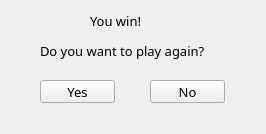
<?xml version="1.0" encoding="UTF-8"?>
<ui version="4.0">
 <class>IfWinWidget</class>
 <widget class="QWidget" name="IfWinWidget">
  <property name="geometry">
   <rect>
    <x>0</x>
    <y>0</y>
    <width>266</width>
    <height>134</height>
   </rect>
  </property>
  <property name="windowTitle">
   <string>You win!</string>
  </property>
  <widget class="QPushButton" name="yes">
   <property name="geometry">
    <rect>
     <x>40</x>
     <y>80</y>
     <width>75</width>
     <height>23</height>
    </rect>
   </property>
   <property name="font">
    <font>
     <family>Broadway</family>
     <pointsize>10</pointsize>
    </font>
   </property>
   <property name="text">
    <string>Yes</string>
   </property>
  </widget>
  <widget class="QPushButton" name="no">
   <property name="geometry">
    <rect>
     <x>150</x>
     <y>80</y>
     <width>75</width>
     <height>23</height>
    </rect>
   </property>
   <property name="font">
    <font>
     <family>Broadway</family>
     <pointsize>10</pointsize>
    </font>
   </property>
   <property name="text">
    <string>No</string>
   </property>
  </widget>
  <widget class="QLabel" name="label">
   <property name="geometry">
    <rect>
     <x>90</x>
     <y>10</y>
     <width>71</width>
     <height>21</height>
    </rect>
   </property>
   <property name="font">
    <font>
     <family>Broadway</family>
     <pointsize>10</pointsize>
    </font>
   </property>
   <property name="text">
    <string>You win!</string>
   </property>
  </widget>
  <widget class="QLabel" name="label_2">
   <property name="geometry">
    <rect>
     <x>40</x>
     <y>40</y>
     <width>191</width>
     <height>21</height>
    </rect>
   </property>
   <property name="font">
    <font>
     <family>Broadway</family>
     <pointsize>10</pointsize>
    </font>
   </property>
   <property name="text">
    <string>Do you want to play again?</string>
   </property>
  </widget>
 </widget>
 <resources/>
 <connections>
  <connection>
   <sender>yes</sender>
   <signal>clicked()</signal>
   <receiver>IfWinWidget</receiver>
   <slot>close()</slot>
   <hints>
    <hint type="sourcelabel">
     <x>77</x>
     <y>91</y>
    </hint>
    <hint type="destinationlabel">
     <x>132</x>
     <y>66</y>
    </hint>
   </hints>
  </connection>
  <connection>
   <sender>no</sender>
   <signal>clicked()</signal>
   <receiver>IfWinWidget</receiver>
   <slot>close()</slot>
   <hints>
    <hint type="sourcelabel">
     <x>187</x>
     <y>91</y>
    </hint>
    <hint type="destinationlabel">
     <x>132</x>
     <y>66</y>
    </hint>
   </hints>
  </connection>
 </connections>
</ui>
